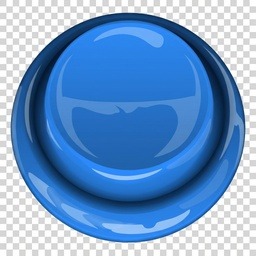
#> input picture blue.jpeg, 256 x 256 px, shrunk from 1024 x 1024 before the run, found by its file name
$ python remove-button-backgrounds.py
#> lines starting #> are read from the running program, lines starting #| are printed output that depends on the picture; long printed decimals are rounded
#!/usr/bin/env python3
"""Remove edge-connected checkerboard/flat backgrounds from button JPEGs."""
from collections import Counter, deque
from pathlib import Path
import math
import argparse
from PIL import Image, ImageFilter

COLORS = ("blue", "green", "orange", "purple", "red")

def distance(a, b):
    return math.sqrt(sum((int(a[i]) - float(b[i])) ** 2 for i in range(3)))

def background_palette(border):
    # Two dominant border tones support the common transparency checkerboard.
    counts = Counter(tuple((channel // 8) * 8 for channel in pixel) for pixel in border)
    candidates = [color for color, _ in counts.most_common(24)]
    centers = [
        tuple(float(v) for v in min(border, key=lambda p: sum(p) / 3)),
        tuple(float(v) for v in max(border, key=lambda p: sum(p) / 3)),
    ]
    for _ in range(12):
        groups = [[], []]
        for p in border:
            groups[0 if distance(p, centers[0]) <= distance(p, centers[1]) else 1].append(p)
        new = []
        for i, group in enumerate(groups):
            if not group:
                new.append(centers[i])
            else:
                new.append(tuple(sum(p[c] for p in group) / len(group) for c in range(3)))
        if max(distance(new[i], centers[i]) for i in range(2)) < .2:
            centers = new
            break
        centers = new
    # If the border is a single flat color, collapse duplicate centers.
    if distance(centers[0], centers[1]) < 12:
        centers = [tuple((centers[0][i] + centers[1][i]) / 2 for i in range(3))]
    return centers

def remove_background(source: Path, destination: Path) -> None:
    image = Image.open(source).convert("RGB")
#> image is the input picture: PIL image 256x256 RGB; mean R, G, B 110.9, 154, 203.1
    width, height = image.size
#> width = 256; height = 256
    pixels = list(image.getdata())
#> pixels = 65536 items
    border = []
    for x in range(width):
        border.extend((pixels[x], pixels[(height - 1) * width + x]))
#> after the loop, border = 512 items, first 6: (214, 214, 214), (253, 253, 253), (212, 212, 212), (255, 255, 255), (211, 211, 211), (255, 255, 255)
    for y in range(1, height - 1):
        border.extend((pixels[y * width], pixels[y * width + width - 1]))
#> after the loop, border = 1020 items, first 6: (214, 214, 214), (253, 253, 253), (212, 212, 212), (255, 255, 255), (211, 211, 211), (255, 255, 255)

    centers = background_palette(border)
#> in background_palette, `counts = Counter(tuple((channel // 8) * 8 for channel in pixel) for pi..`: counts = 25 items
#> in background_palette, `candidates = [color for color, _ in counts.most_common(24)]`: candidates = 24 items, first 6: (248, 248, 248), (208, 208, 208), (216, 216, 216), (224, 224, 224), (232, 232, 232), (240, 240, 240)
#> in background_palette, `centers = [ tuple(float(v) for v in min(border, key=lambda p: sum(p) /..`: centers = [(210, 209, 204), (255, 255, 255)]
#> centers = [(214.5, 214.6, 214.3), (252.4, 252.5, 252.3)]
    border_distances = sorted(min(distance(p, center) for center in centers) for p in border)
#> border_distances = 1020 values from 0.711 to 32.08
    p95 = border_distances[int((len(border_distances) - 1) * .95)]
#> p95 = 23.86
    tolerance = max(34.0, min(55.0, p95 * 2.4 + 12.0))
#> tolerance = 55

    total = width * height
#> total = 65536
    background = bytearray(total)
    queued = bytearray(total)
    queue = deque()

    def add(index):
        if not queued[index]:
            queued[index] = 1
            queue.append(index)

    for x in range(width):
        add(x)
        add((height - 1) * width + x)
    for y in range(1, height - 1):
        add(y * width)
        add(y * width + width - 1)

    while queue:
        idx = queue.popleft()
        p = pixels[idx]
        d = min(distance(p, center) for center in centers)
        if d > tolerance:
            continue
        background[idx] = 1
        x, y = idx % width, idx // width
        if x: add(idx - 1)
        if x + 1 < width: add(idx + 1)
        if y: add(idx - width)
        if y + 1 < height: add(idx + width)
#> this loop made 23823 passes
#> (p, d) on passes 1 to 3: ((214, 214, 214), 0.812), ((253, 253, 253), 1.04), ((212, 212, 212), 4.26)

    alpha = bytearray(total)
    low = tolerance * .62
#> low = 34.1
    span = max(1.0, tolerance - low)
#> span = 20.9
    for idx, p in enumerate(pixels):
        if not background[idx]:
            alpha[idx] = 255
        else:
            d = min(distance(p, center) for center in centers)
            alpha[idx] = int(max(0, min(255, (d - low) / span * 255)))
#> this loop made 65536 passes
#> (p, d) on passes 1 to 12: ((214, 214, 214), 0.812), ((212, 212, 212), 4.26), ((211, 211, 211), 5.99), ((213, 213, 213), 2.53), ((213, 213, 213), 2.53), ((212, 212, 212), 4.26), ((236, 236, 236), 28.41), ((255, 255, 255), 4.5), ((253, 253, 253), 1.04), ((255, 255, 255), 4.5), ((254, 254, 254), 2.77), ((254, 254, 254), 2.77)
#> d on passes 61 to 66: 2.77, 4.5, 1.04, 0.711, 2.67, 5.99

    mask = Image.frombytes("L", (width, height), bytes(alpha))
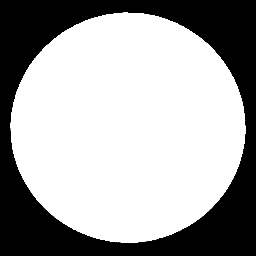
#> mask: PIL image 256x256 L; min 0, max 255, mean 165
    mask = mask.filter(ImageFilter.GaussianBlur(.45))
    result = image.convert("RGBA")
    result.putalpha(mask)
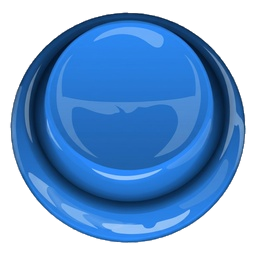
#> result: PIL image 256x256 RGBA; mean R, G, B, A 110.9, 154, 203.1, 165; transparent parts drawn white
    destination.parent.mkdir(parents=True, exist_ok=True)
    result.save(destination, "PNG", optimize=True)
    transparent = sum(1 for a in alpha if a < 8)
#> transparent = 23033
    print(
        f"{source.name} -> {destination} ({width}x{height}); "
        f"transparent={transparent}; bg-colors={centers}; tolerance={tolerance:.1f}"
    )
#| blue.jpeg -> dist/assets/buttons/blue.png (256x256); transparent=23033; bg-colors=[(214.453, 214.576, 214.349), (252.376, 252.508, 252.325)]; tolerance=55.0

def main():
    parser = argparse.ArgumentParser()
    parser.add_argument("--output", type=Path, default=Path("dist/assets/buttons"))
    output = parser.parse_args().output
    for color in COLORS:
        source = Path(color + ".jpeg")
        if not source.is_file():
            raise SystemExit("Missing source image: " + str(source))
        remove_background(source, output / (color + ".png"))
#> pass 2 of the loop in main, `for color in COLORS:`:
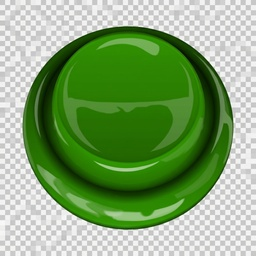
#> input picture green.jpeg, 256 x 256 px, shrunk from 1024 x 1024 before the run, found by its file name
#> in remove_background, image is the input picture: PIL image 256x256 RGB; mean R, G, B 131.2, 166.1, 114.1
#> after the loop in remove_background (call 2), `for x in range(width):`: border = 512 items, first 6: (198, 198, 198), (199, 199, 199), (201, 201, 201), (202, 202, 202), (197, 197, 197), (199, 199, 199)
#> after the loop in remove_background (call 2), `for y in range(1, height - 1):`: border = 1020 items, first 6: (198, 198, 198), (199, 199, 199), (201, 201, 201), (202, 202, 202), (197, 197, 197), (199, 199, 199)
#> in remove_background (call 2), `centers = background_palette(border)`: centers = [(202.4, 202.4, 202.2), (239.6, 239.6, 239.3)]
#> border_distances = 1020 values from 0.655 to 32.01
#> p95 = 25.08
#> the loop in remove_background (call 2), `while queue:` made 32312 passes
#> (p, d) on passes 1 to 3: ((198, 198, 198), 7.57), ((199, 199, 199), 5.84), ((201, 201, 201), 2.37)
#> the loop in remove_background (call 2), `for idx, p in enumerate(pixels):` made 65536 passes
#> (p, d) on passes 1 to 8: ((198, 198, 198), 7.57), ((201, 201, 201), 2.37), ((197, 197, 197), 9.3), ((200, 200, 200), 4.1), ((198, 198, 198), 7.57), ((237, 237, 237), 4.3), ((241, 241, 241), 2.65), ((242, 242, 242), 4.37)
#> in remove_background (call 2), `mask = Image.frombytes("L", (width, height), bytes(alpha))`:
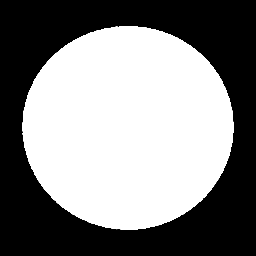
#> mask: PIL image 256x256 L; min 0, max 255, mean 131.7
#> in remove_background (call 2), `result.putalpha(mask)`:
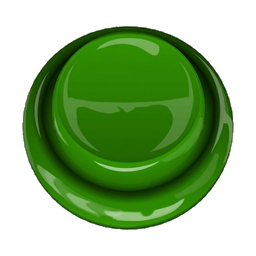
#> result: PIL image 256x256 RGBA; mean R, G, B, A 131.2, 166.1, 114.1, 131.7; transparent parts drawn white
#| green.jpeg -> dist/assets/buttons/green.png (256x256); transparent=31668; bg-colors=[(202.429, 202.429, 202.245), (239.570, 239.570, 239.293)]; tolerance=55.0
#> pass 3 of the loop in main, `for color in COLORS:`:
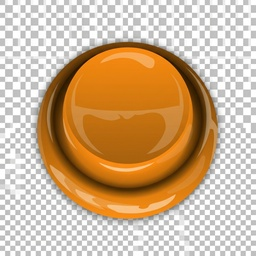
#> input picture orange.jpeg, 256 x 256 px, shrunk from 1024 x 1024 before the run, found by its file name
#> in remove_background, image is the input picture: PIL image 256x256 RGB; mean R, G, B 207, 178.1, 145
#> the loop in remove_background (call 3), `for idx, p in enumerate(pixels):` made 65536 passes
#> p on passes 1 to 3: (192, 192, 192), (193, 193, 193), (192, 192, 192)
#> in remove_background (call 3), `mask = mask.filter(ImageFilter.GaussianBlur(.45))`:
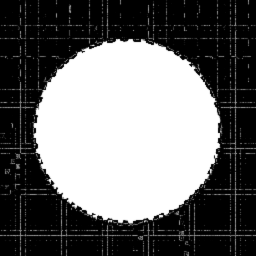
#> mask: PIL image 256x256 L; min 0, max 255, mean 107.7
#> in remove_background (call 3), `result.putalpha(mask)`:
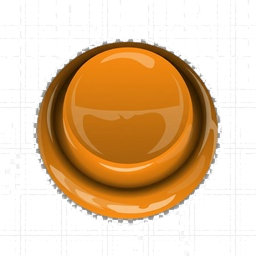
#> result: PIL image 256x256 RGBA; mean R, G, B, A 207, 178.1, 145, 107.7; transparent parts drawn white
#| orange.jpeg -> dist/assets/buttons/orange.png (256x256); transparent=34871; bg-colors=[(194.728, 194.728, 194.728), (249.788, 249.788, 249.774)]; tolerance=55.0
#> the loop made 5 passes; the first 3 are shown

if __name__ == "__main__":
#> (the run stopped early here; a loop or call above may not have finished)
